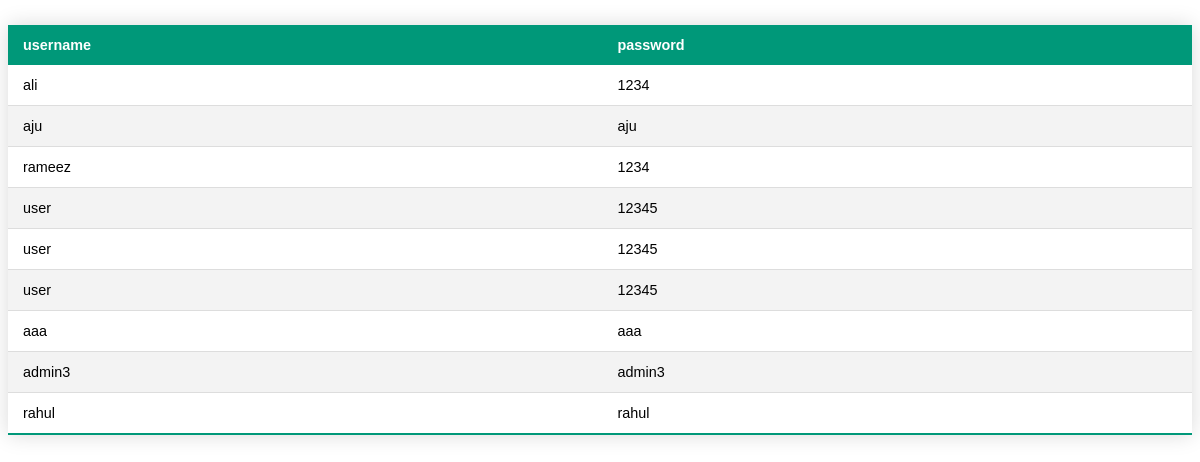
Page /few on the committed database.
### cakeapp/models.py (models this page shows)
class Enter(models.Model):
    username = models.CharField(max_length=20)
    password = models.CharField(max_length=20)
    type = models.IntegerField()

### cakeapp/views.py (the view)
# urls.py: path('few', views.few, name='few'),
def few(request):
    data2 = Enter.objects.all()
    return render(request, 'ltable.html',{'result2':data2})

### templates/ltable.html (shortened to what this page needs)
<!DOCTYPE html>
<html lang="en">
<head>
</head>
<body>
<table class="styled-table" style="width:100%">
    <thead>
    <tr>
        <th>username</th>
        <th>password</th>
    </tr>
     </thead>
    <tbody>
     {% for i in result2 %}
    <tr>
        <td>{{i.username}}</td>
         <td>{{i.password}}</td>
    </tr>
      {% endfor %}
    </tbody>
</table>
</body>
</html>

### templates/ltable.html (style rules this page uses)
.styled-table { border-collapse: collapse; margin: 25px 0; font-size: 0.9em; font-family: sans-serif; min-width: 400px; box-shadow: 0 0 20px rgba(0, 0, 0, 0.15); }
.styled-table thead tr { background-color: #009879; color: #ffffff; text-align: left; }
.styled-table th, .styled-table td { padding: 12px 15px; }
.styled-table tbody tr { border-bottom: 1px solid #dddddd; }
.styled-table tbody tr:nth-of-type(even) { background-color: #f3f3f3; }
.styled-table tbody tr:last-of-type { border-bottom: 2px solid #009879; }

### rows in the picture
Enter: username "ali", password "1234"
Enter: username "aju", password "aju"
Enter: username "rameez", password "1234"
Enter: username "user", password "12345"
Enter: username "user", password "12345"
Enter: username "user", password "12345"
Enter: username "aaa", password "aaa"
Enter: username "admin3", password "admin3"
Enter: username "rahul", password "rahul"
